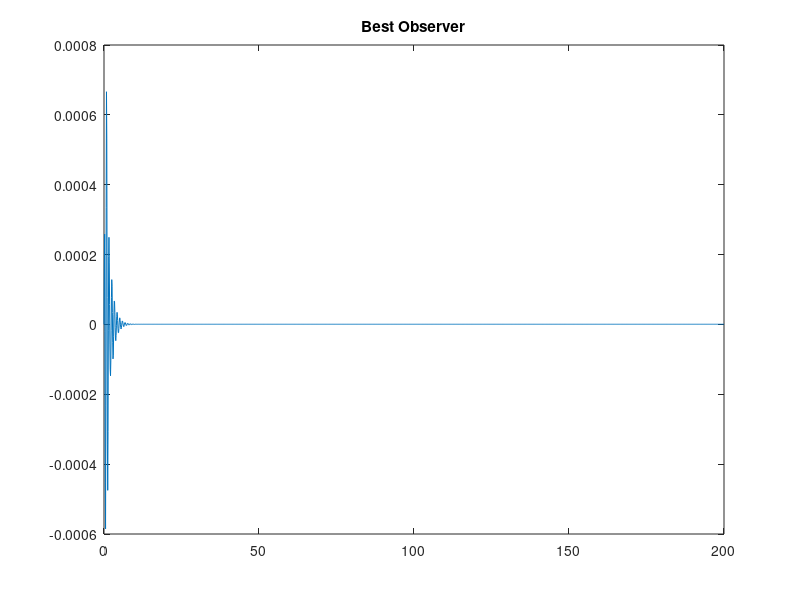

Write the MATLAB code that produced this figure.
%% Best Observer for X as output
%% Parameters already given
m1=100;
m2=100;
m=1000;
l1=20;
l2=10;
g=9.8;
%% State Matrices
%%
A=[0 1 0 0 0 0;
    0 0 -(m1*g)/m 0 -(m2*g)/m 0;
    0 0 0 1 0 0;
    0 0 (-(m1*g)/(m*l1) -(g/l1)) 0 -(m2*g)/(m*l1) 0; 
    0 0 0 0 0 1; 
    0 0 -(m1*g)/(m*l2) 0 (-(m2*g)/(m*l2) -(g/l2)) 0 ];
B=[0; 1/m; 0; 1/(m*l1); 0; 1/(m*l2)];
C=[1 0 0 0 0 0];
D=0;
states = {'x' 'x_dot' 'p1' 'p1_dot' 'p2' 'p2_dot'}; %states
inputs = {'F'};                                     % intput
outputs = {'x'};                                    % output
%% Finding the gain matrix from LQR
Q = [1000 0 0 0 0 0; 
    0 0 0 0 0 0; 
    0 0 1000000 0 0 0; 
    0 0 0 0 0 0; 
    0 0 0 0 1000000 0;
    0 0 0 0 0 0]  %LQR Input
R = 0.1 ;                                          %LQR Input
K = lqr(A,B,Q,R)                   %Gain Calculation from LQR
Ac = [(A-(B*K))];
Bc = [B];
Cc = [C];
Dc = [D];
l=eig(Ac)                                             %eigenvalues of cloed loop
states = {'x' 'x_dot' 'p1' 'p1_dot' 'p2' 'p2_dot'};   %states
inputs = {'f'};                                       % intput after lqr
outputs = {'x'};                                      % output after lqr
sys_c2 = ss(Ac,Bc,Cc,Dc,'statename',states,'inputname',inputs,'outputname',outputs); %creates statesspace model
t = 0:0.1:200;
f = 50*ones(size(t));
[y,t,x]=lsim(sys_c2,f,t);  %simulates response 
plot(t,y(:,1));
%% Finding 'best' observer matrix
P = 10*[l.'];                    %finding the best poles 
L = place(A',C',P)'     %Values of observer are found using  pole placment
Al = [(A-(L*C))];
Bl = [B];
Cl = [C];
Dl = [D];
states = {'x' 'x_dot' 'p1' 'p1_dot' 'p2' 'p2_dot'};  %states
inputs = {'f'};                                      % intput for observer
outputs = {'x'};                                     % output after observe
sys_c2 = ss(Al,Bl,Cl,Dl,'statename',states,'inputname',inputs,'outputname',outputs); %creates statesspace model
t = 0:0.1:200;
f = 50*ones(size(t));
[y,t,x]=lsim(sys_c2,f,t);  %simulates response 
plot(t,y(:,1));            %plotting the response
title('Best Observer');